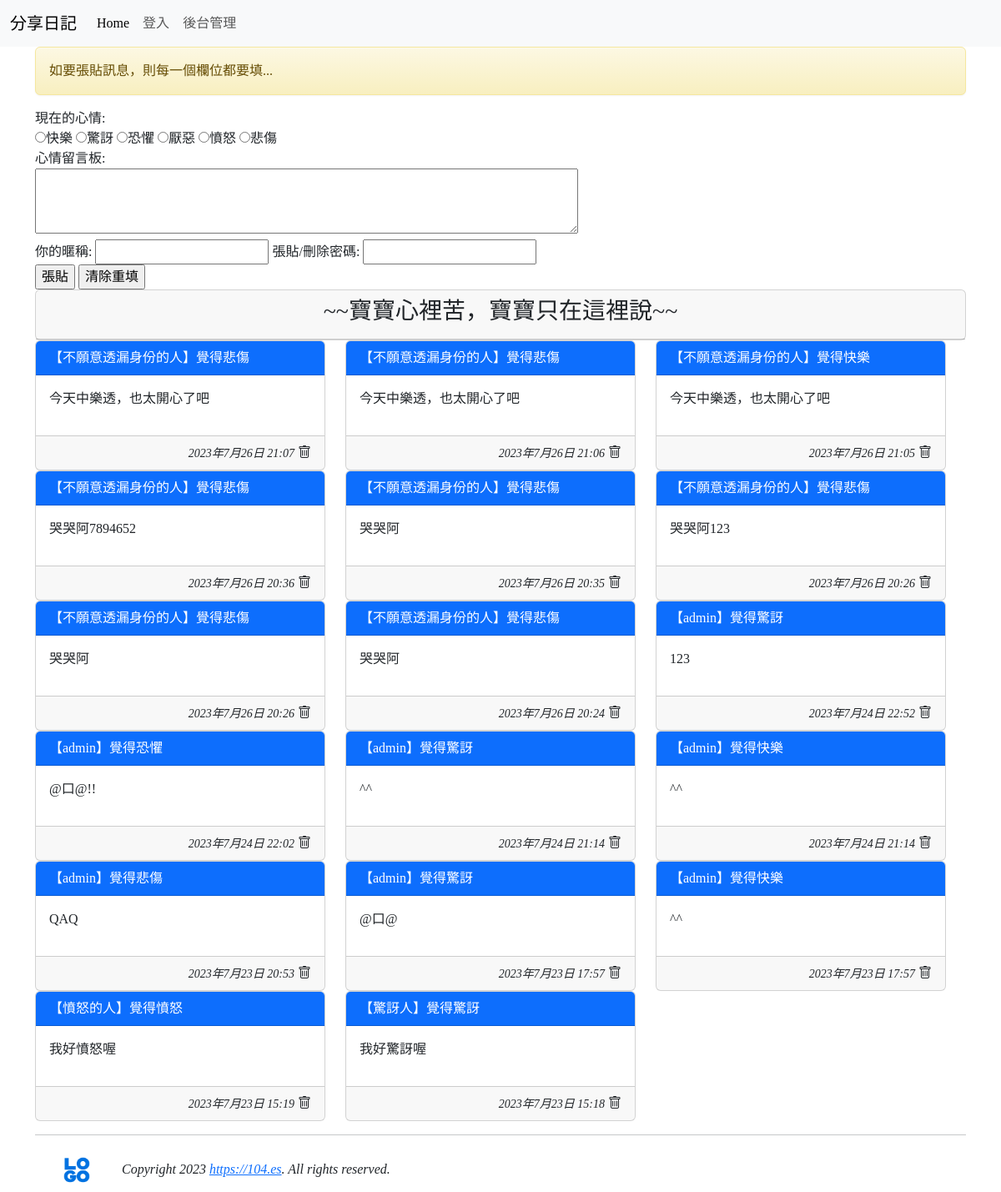
Before: /index8/ with the older database file.
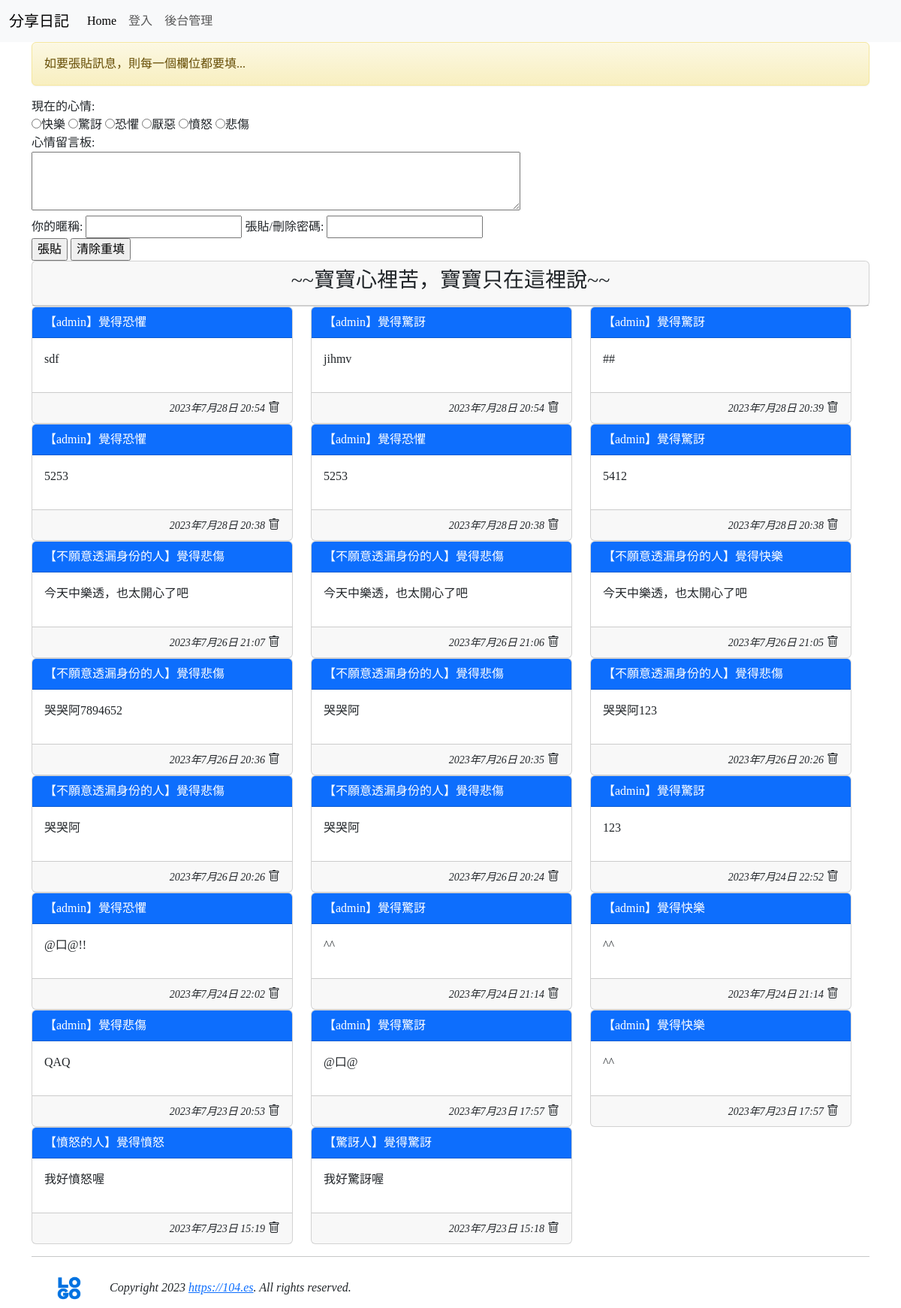
After: the same page with the newer database file.
### mysite/models.py (models this page shows, shortened)
class Mood(models.Model):
    status = models.CharField(max_length=10, null=False)
    def __str__(self):
        return self.status

class Post2(models.Model):
    mood = models.ForeignKey('Mood', on_delete=models.CASCADE)
    nickname = models.CharField(max_length=10, default='不願意透漏身份的人')
    message = models.TextField(null=False)
    del_pass = models.CharField(max_length=10)
    pub_time = models.DateTimeField(auto_now=True)
    enabled = models.BooleanField(default=True)

### mysite/views.py (the view)
# urls.py: path('index8/', index8),
def index8(request):
    posts = models.Post2.objects.filter(enabled=True).order_by('-pub_time')[:30]
    moods = models.Mood.objects.all()
    try:
        user_id = request.GET['user_id']
        user_pass = request.GET['user_pass']
        user_post = request.GET['user_post']
        user_mood = request.GET['mood']
    except:
        user_id = None
        message = '如要張貼訊息，則每一個欄位都要填...'
    if user_id != None:
        mood = models.Mood.objects.get(status=user_mood)
        post = models.Post2(mood=mood, nickname=user_id, del_pass=user_pass, message=user_post)
        post.save()
        message=f'成功儲存!請記得你的編輯密碼[{user_pass}]!，訊息需經審查後才會顯示。'
    return render(request, 'index8.html', locals())

### mysite/templates/index8.html (shortened to what this page needs)
{% extends 'base1.html' %}
{% block content %}
<div class='container'>
    {% if message %}
        <div class='alert alert-warning'>{{ message }}</div>
    {% endif %}
    <form name='my form' action='/index8' method='GET'>
        現在的心情:<br/>
        {% for m in moods %}
        <input type='radio' name='mood' value='{{ m.status }}'>{{ m.status }}
        {% endfor %}
        <br/>
        心情留言板:<br/>
        <textarea name='user_post' rows=3 cols=70></textarea><br/>
        <label for='user_id'>你的暱稱:</label>
        <input id='user_id' type='text' name='user_id'>
        <label for='user_pass'>張貼/刪除密碼:</label>
        <input id='user_pass' type='password' name='user_pass'><br/>
        <input type='submit' value='張貼'>
        <input type='reset' value='清除重填'>
    </form>
    <div class='row'>
        <div class='col-md-12'>
            <div class='card'>
                <div class='card-header' align=center>
                <h3>~~寶寶心裡苦，寶寶只在這裡說~~</h3>
                </div>
            </div>
        </div>
        <div class='row'>
            {% for p in posts %}
            <div class="col-sm-12 col-md-4">
                <div class='card'>
                    <div class='card-header text-white bg-primary'>【{{ p.nickname }}】覺得{{ p.mood }}</div>
                    <div class='card-body'>{{ p.message | linebreaks }}</div>
                    <div class='card-footer' align='right'>
                        <i><small>{{ p.pub_time }}</small></i>
                        <i class="bi bi-trash" onclick='go_delete({{ p.id }})'></i>
                    </div>
                </div>
            </div>
            {% empty %}
                目前沒有任何心情留言
            {% endfor %}
        </div>
    </div>
{% endblock %}

### mysite/templates/base1.html (shortened to what this page needs)
<!DOCTYPE html>
<html>
    <head>
        <link href="https://cdn.jsdelivr.net/npm/bootstrap@5.3.0/dist/css/bootstrap.min.css" rel="stylesheet">
        <link rel="stylesheet" href="https://maxcdn.bootstrapcdn.com/bootstrap/3.3.6/css/bootstrap-theme.min.css">
        <link rel="stylesheet" href="https://cdn.jsdelivr.net/npm/bootstrap-icons@1.10.3/font/bootstrap-icons.css">
    </head>
    <body>
        {% include "header1.html" %}
        {% block content %}{% endblock %}
        {% include "footer1.html" %}
    </body>
</html>

### mysite/templates/header1.html (shortened to what this page needs)
<nav class='navbar navbar-expand-lg bg-body-tertiary'>
    <div class='container-fluid'>
        <a class='navbar-brand' href='#'>分享日記</a>
    <div class='collapse navbar-collapse' id='navbarNav'>
        <ul class='navbar-nav'>
            <li class='nav-item'>
                <a class='nav-link active' aria-current='page' href='/index10'>Home</a>
            </li>
            {% if username %}
            <li class='nav-item'>
                <a class='nav-link' href='/userinfo/'>個人資料</a>
            </li>
            <li class='nav-item'>
                <a class='nav-link' href='/post2/'>寫日記</a>
            </li>
            <li class='nav-item'>
                <a class='nav-link' href='/contact/'>聯絡管理員</a>
            </li>
            <li class='nav-item'>
                <a class='nav-link' href='/logout2/'>登出</a>
            </li>
            {% else %}
            <li class='nav-item'>
                <a class='nav-link' href='/login2/'>登入</a>
            </li>
            {% endif %}
            <li class='nav-item'>
                <a class='nav-link' href='/admin/'>後台管理</a>
            </li>
        </ul>
    </div>
    </div>
</nav>

### mysite/templates/footer1.html
<hr>
{% load static %}
<img src="{% static "images/logo.png" %}" width=100>
<em>Copyright 2023 <a href='https://104.es'>https://104.es</a>. All rights reserved.</em>

### mysite/templates/base1.html (style rules this page uses)
h1, h2, h3, h4, h5, p, div { font-family: 微軟正黑體; }

Changed rows visible on the page:
added Post2: nickname "admin", mood "恐懼", message "sdf", pub_time "2023年7月28日 20:54"
added Post2: nickname "admin", mood "驚訝", message "jihmv", pub_time "2023年7月28日 20:54"
added Post2: nickname "admin", mood "驚訝", message "##", pub_time "2023年7月28日 20:39"
added Post2: nickname "admin", mood "恐懼", message "5253", pub_time "2023年7月28日 20:38"
added Post2: nickname "admin", mood "恐懼", message "5253", pub_time "2023年7月28日 20:38"
added Post2: nickname "admin", mood "驚訝", message "5412", pub_time "2023年7月28日 20:38"
